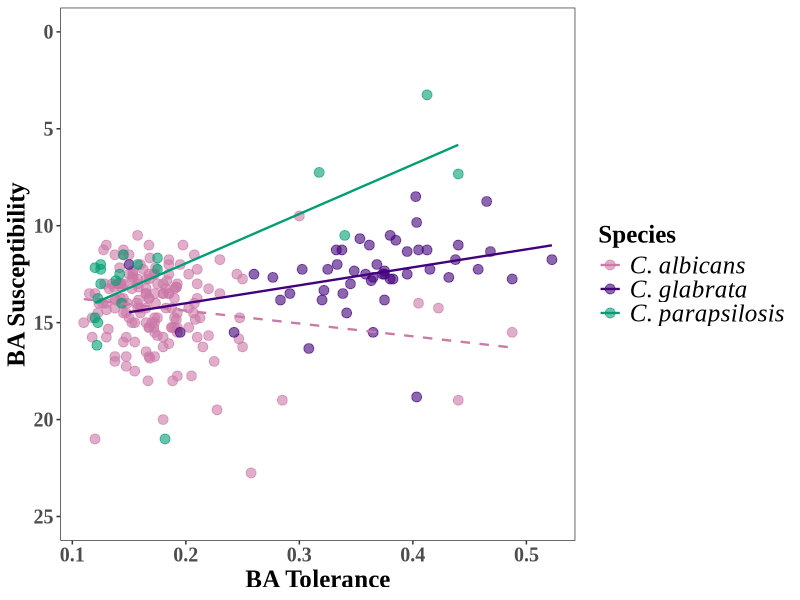
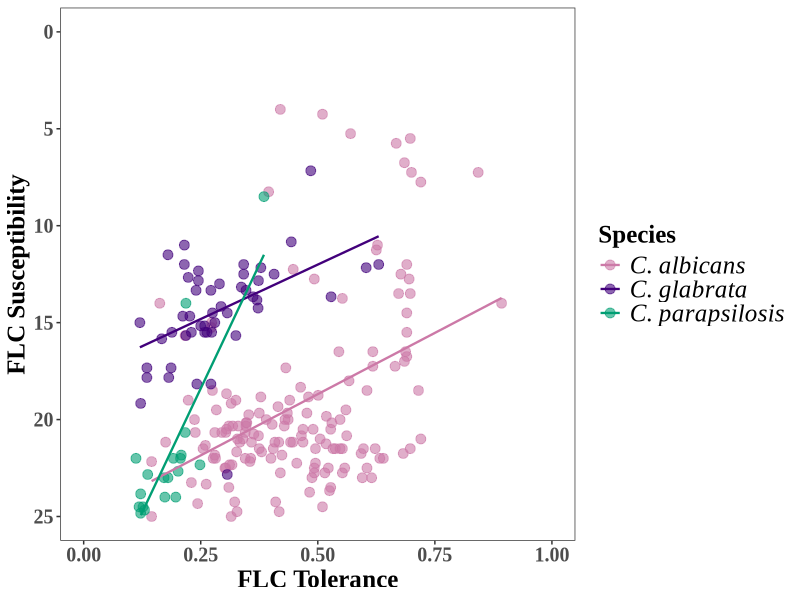
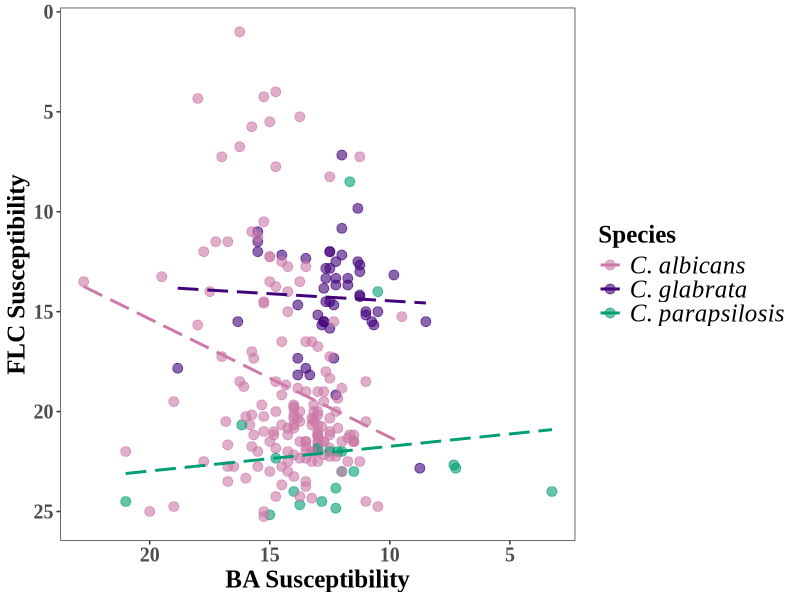
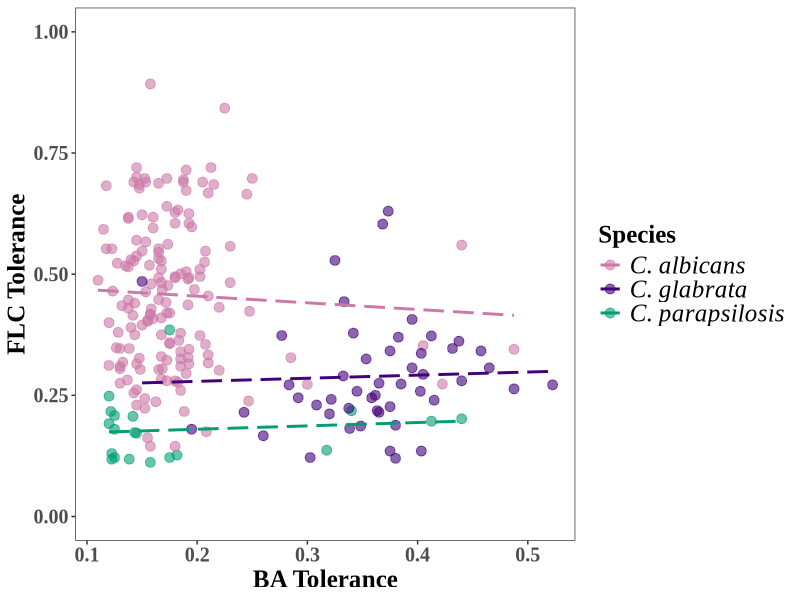
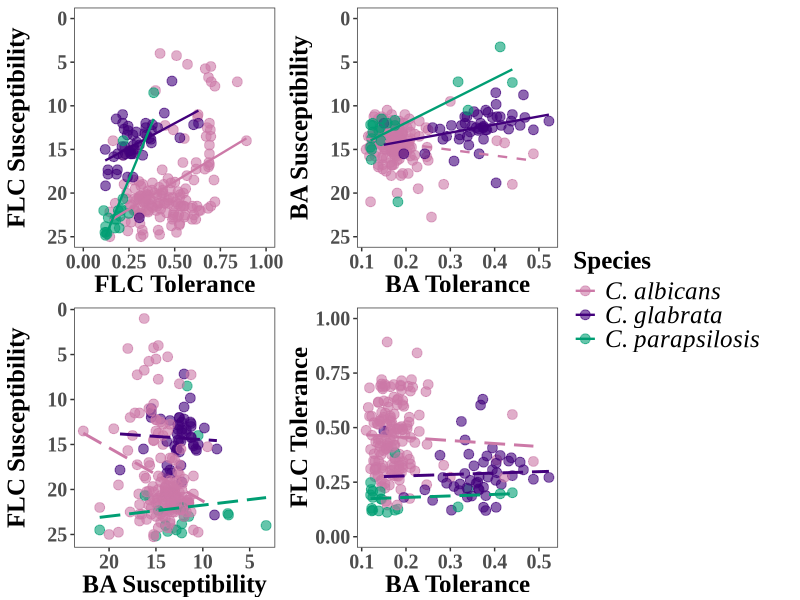
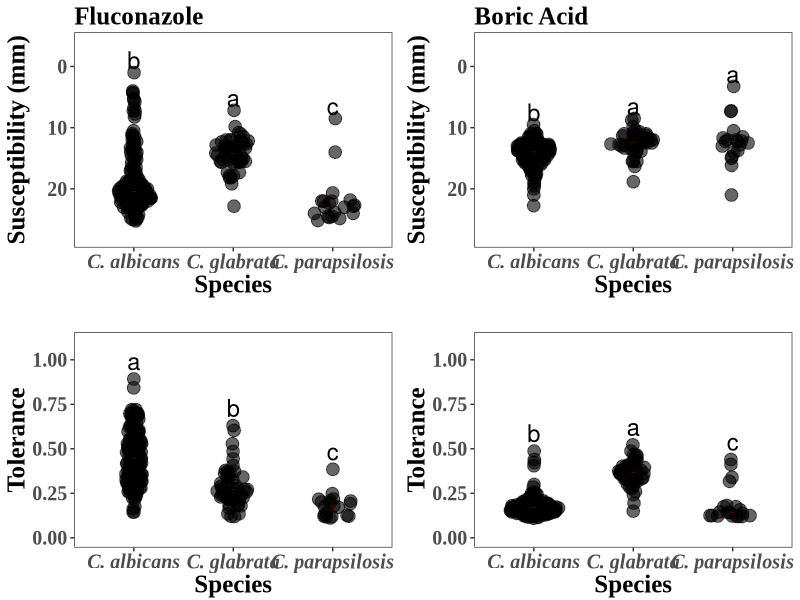
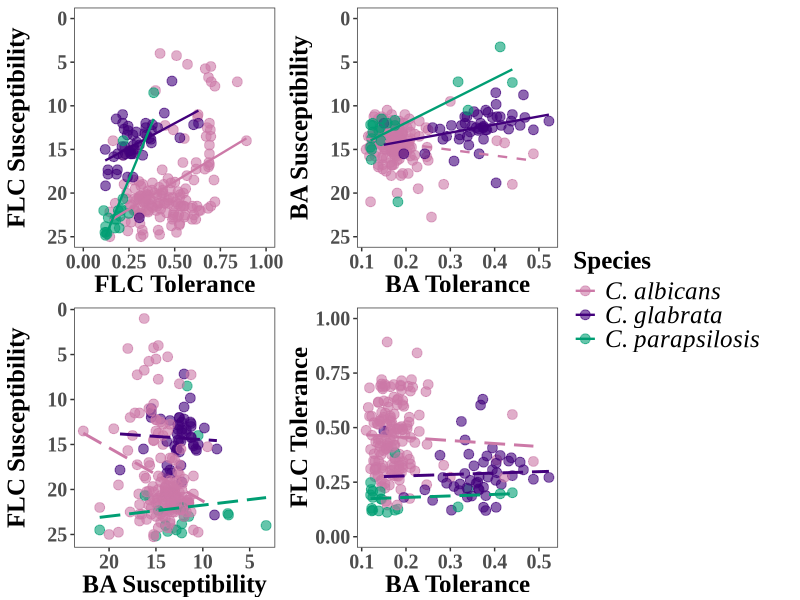

These charts were generated, in order, by the following R code:
library(here)
library(tidyverse)
library(cowplot)
library(ggforce)
library(gridExtra)
library(broom)
library(ggpubr)

# Load the data 
df <- read_csv(here("data_out", "DDA","210827_HSCAG.csv")) %>% filter(!Species == "C.tropicalis") 


######################################################################
# Determine whether the RAD20 is normally distributed 
shapiro.test(df[df$Species == "C.albicans" & df$Drug == "BA",]$RAD20)
# W = 0.94871, p-value = 1.037e-05
shapiro.test(df[df$Species == "C.albicans" & df$Drug == "FLC",]$RAD20)
# W = 0.83292, p-value = 1.863e-12
shapiro.test(df[df$Species == "C.glabrata" & df$Drug == "BA",]$RAD20)
# 0.92869, p-value = 0.004931
shapiro.test(df[df$Species == "C.glabrata" & df$Drug == "FLC",]$RAD20)
# W = 0.96418, p-value = 0.133
shapiro.test(df[df$Species == "C.parapsilosis" & df$Drug == "BA",]$RAD20)
# W = 0.91261, p-value = 0.0715
shapiro.test(df[df$Species == "C.parapsilosis" & df$Drug == "FLC",]$RAD20)
# W = 0.64966, p-value = 1.008e-05

# C. glb FLC, C. para BA,  and FLC RAD20 are not normally distributed 

# Determine whether the FoG20 is normally distributed 
shapiro.test(df[df$Species == "C.albicans" & df$Drug == "BA",]$FoG20)
# W = 0.71998, p-value = 2.26e-16
shapiro.test(df[df$Species == "C.albicans" & df$Drug == "FLC",]$FoG20)
# W = 0.97913, p-value = 0.01883
shapiro.test(df[df$Species == "C.glabrata" & df$Drug == "BA",]$FoG20)
# 0.97131, p-value = 0.2614
shapiro.test(df[df$Species == "C.glabrata" & df$Drug == "FLC",]$FoG20)
# W = 0.92042, p-value = 0.002739
shapiro.test(df[df$Species == "C.parapsilosis" & df$Drug == "BA",]$FoG20)
# W = 0.67906, p-value = 2.19e-05
shapiro.test(df[df$Species == "C.parapsilosis" & df$Drug == "FLC",]$FoG20)
# W = 0.82621, p-value = 0.002184


# C. glb BA and FLC FoG20 are not normally distributed 
######################################################################
# The Fligner-Killeen’s test is one of the many tests for homogeneity of variances which is most robust against departures from normality.

# Resistance variance homogeneity
fligner.test(RAD20 ~ Drug, data = df[df$Species == "C.albicans",]) 
# Fligner-Killeen:med chi-squared = 23.368, df = 1, p-value = 1.338e-06
fligner.test(RAD20 ~ Drug, data = df[df$Species == "C.glabrata",])
# Fligner-Killeen:med chi-squared = 7.7979, df = 1, p-value = 0.005231
fligner.test(RAD20 ~ Drug, data = df[df$Species == "C.parapsilosis",])
# Fligner-Killeen:med chi-squared =  0.022405, df = 1, p-value = 0.881


# Tolerance variance homogeneity
fligner.test(FoG20 ~ Drug, data = df[df$Species == "C.albicans",])
# Fligner-Killeen:med chi-squared = 116.59, df = 1, p-value < 2.2e-16
fligner.test(FoG20 ~ Drug, data = df[df$Species == "C.glabrata",])
# Fligner-Killeen:med chi-squared = 4.942, df = 1, p-value = 0.02621
fligner.test(FoG20 ~ Drug, data = df[df$Species == "C.parapsilosis",])
# Fligner-Killeen:med chi-squared = 0.88105, df = 1, p-value = 0.3479


# Intraspecific range of FLC susceptibility and tolerance was broader in FLC 
######################################################################

# Susceptibility

# BA
df_BA <- df %>% filter(Drug == "BA")
# FLC
df_FLC <- df %>% filter(Drug == "FLC")


kruskal.test(RAD20 ~ Species, data = df_FLC)
# Kruskal-Wallis chi-squared = 63.425, df = 2, p-value = 1.688e-14

pairwise.wilcox.test(df_FLC$RAD20, df_FLC$Species,
                     p.adjust.method = "BH")
#               C.albicans C.glabrata
#   C.glabrata     6.2e-11    -         
#   C.parapsilosis 1.5e-05    8.8e-08     


kruskal.test(RAD20 ~ Species, data = df_BA)
# Kruskal-Wallis chi-squared = 39.795, df = 2, p-value = 2.284e-09

pairwise.wilcox.test(df_BA$RAD20, df_BA$Species,
                     p.adjust.method = "BH")
#              C.albicans C.glabrata 
#   C.glabrata     1.5e-08    -         
#   C.parapsilosis 0.0015     0.9844              
  


kruskal.test(FoG20 ~ Species, data = df_FLC)
# Kruskal-Wallis chi-squared = 82.036, df = 2, p-value < 2.2e-16
pairwise.wilcox.test(df_FLC$FoG20, df_FLC$Species,
                     p.adjust.method = "BH")
#               C.albicans C.glabrata 
#   C.glabrata     2.1e-11    -         
#   C.parapsilosis 2.1e-11    1.3e-05   

kruskal.test(FoG20 ~ Species, data = df_BA)
# Kruskal-Wallis chi-squared = 97.895, df = 2, p-value < 2.2e-16
pairwise.wilcox.test(df_BA$FoG20, df_BA$Species,
                     p.adjust.method = "BH")
#                C.albicans C.glabrata 
#   C.glabrata     < 2e-16    -         
#   C.parapsilosis 0.038      8.1e-07   
# 







df_stat <- df %>% group_by(Species, Drug) %>% 
  summarise(RAD20Med = median(RAD20, na.rm = TRUE), 
            FoG20Med = median(FoG20, na.rm = TRUE),
            RAD50Med = median(RAD50, na.rm = TRUE), 
            FoG50Med = median(FoG50, na.rm = TRUE))

df_mean <- df %>% group_by(Species, Drug) %>% 
  summarise(RAD20Med = mean(RAD20, na.rm = TRUE), 
            FoG20Med = mean(FoG20, na.rm = TRUE))

RADFoG_MaxMin <- df %>% group_by(Species, Drug) %>% summarise(RAD_min = min(RAD20), FoG_min = min(FoG20, na.rm = TRUE), RAD_max = max(RAD20), FoG_max = max(FoG20, na.rm = TRUE))



df_stat_BA <- df_stat %>% filter(Drug == "BA")
df_stat_FLC <- df_stat %>% filter(Drug == "FLC")

#Plotting the full data
R_BA <- df %>% filter(Drug=="BA") %>% 
  ggplot() +
  geom_sina(mapping= aes(x=Species, y=RAD20), 
            maxwidth = 0.50, alpha = 0.6, size=4) + 

  geom_point( df_stat_BA, mapping = aes(x=Species, y= RAD20Med),
              color="red", pch="_", alpha=0.8, lwd = 20.5,
              position= position_dodge(width = 0.4)) +
  annotate(y = RADFoG_MaxMin[RADFoG_MaxMin$Drug == "BA",]$RAD_min - 2, 
           geom = "text", x= c(1, 2, 3), label = c("b","a","a"),
           color="black", size = 6) +
  scale_x_discrete(label = c("C. albicans", 
                             "C. glabrata", "C. parapsilosis",
                             "C. tropicalis")) +
  ylab("Susceptibility (mm)") + expand_limits(y = c(-4,28))+
  theme_bw()+ labs(subtitle = "Boric Acid")+
  scale_y_reverse()+
  scale_color_manual(values = c("#333333", "#660066"))+
  theme(legend.position="none",panel.grid.major = element_blank(),
        panel.grid.minor = element_blank(),
        text=element_text(family="Times New Roman", 
                          face="bold", size = 18), 
        axis.text.x = element_text(hjust = 0.5, face = "bold.italic")) 


#FLC Resistance graph
R_FLC <- df %>% filter(Drug=="FLC") %>% 
  ggplot() +
  geom_sina(mapping= aes(x = Species, y = RAD20), 
            maxwidth = 0.50,alpha = 0.6, size = 4) + 
  geom_point( df_stat_FLC, mapping = aes(x = Species, y = RAD20Med), 
              color = "red", 
              pch="_", alpha=0.8, lwd = 20.5,
              position= position_dodge(width = 0.4)) +
  annotate(y = RADFoG_MaxMin[RADFoG_MaxMin$Drug == "FLC",]$RAD_min - 2, 
           geom = "text", x= c(1, 2, 3), label = c("b","a","c"),
           color ="black", size = 6) +
  scale_x_discrete(label = c("C. albicans", "C. glabrata", "C. parapsilosis", "C. tropicalis")) +
  ylab("Susceptibility (mm)") + expand_limits(y = c(-4,28))+
  theme_bw()+ labs(subtitle = "Fluconazole")+
  scale_y_reverse()+
  scale_color_manual(values = c("#333333", "#660066"))+
  theme(legend.position="none",panel.grid.major = element_blank(), 
        panel.grid.minor = element_blank(),
        text=element_text(family ="Times New Roman", 
                          face ="bold", size = 18), 
        axis.text.x = element_text(hjust = 0.5, face = "bold.italic"))

#BA Tolerance graph 
T_BA <- df %>% filter(Drug=="BA") %>% 
  ggplot() +
  geom_sina(mapping= aes(x=Species, y=FoG20), 
            maxwidth = 0.50,alpha = 0.6, size=4) + 
  annotate(y = RADFoG_MaxMin[RADFoG_MaxMin$Drug == "BA",]$FoG_max + 0.1, 
           geom = "text", x= c(1, 2, 3), label = c("b","a","c"),
           color ="black", size = 6) +
  geom_point( df_stat_BA, mapping = aes(x=Species, y= FoG20Med),
              color = "red", 
              pch="_", alpha=0.8, lwd = 20.5,
              position= position_dodge(width = 0.5))+
  scale_x_discrete(label = c("C. albicans", "C. glabrata", "C. parapsilosis", "C. tropicalis")) +
  scale_y_continuous(breaks = seq(0,1, 0.25)) +
  ylab("Tolerance") + 
  expand_limits( y = c(0,1.1))+
  theme_bw() + 
  theme(legend.position="none",panel.grid.major = element_blank(), 
        panel.grid.minor = element_blank(),
        text=element_text(family="Times New Roman", 
                          face="bold", size = 18),
        axis.text.x = element_text(hjust = 0.5, face = "bold.italic"))

#FLC Tolerance graph 
T_FLC <- df %>% filter(Drug=="FLC") %>% 
  ggplot() +
  geom_sina(mapping= aes(x=Species, y=FoG20), 
            maxwidth = 0.50,alpha = 0.6, size=4) + 
  annotate(y = RADFoG_MaxMin[RADFoG_MaxMin$Drug == "FLC",]$FoG_max + 0.1, 
           geom = "text", x= c(1, 2, 3), label = c("a","b","c"),
           color ="black", size = 6) +
  geom_point(df_stat_FLC, mapping = aes(x=Species, y= FoG20Med),
             color = "red", 
             pch="_", alpha=0.8, lwd = 20.5,
             position= position_dodge(width = 0.5))+
  scale_x_discrete(label = c("C. albicans", "C. glabrata", "C. parapsilosis", "C. tropicalis"))+
  scale_y_continuous(breaks = seq(0,1, 0.25)) +
  ylab("Tolerance") + 
  expand_limits( y = c(0,1.1))+
  theme_bw() + 
  theme(legend.position="none", panel.grid.major = element_blank(), 
        panel.grid.minor = element_blank(),
        text=element_text(family="Times New Roman", 
                          face="bold", size = 18),
        axis.text.x = element_text(hjust = 0.5, face = "bold.italic"))



p_all <- ggarrange(R_FLC,
          R_BA,
          T_FLC,
          T_BA, 
          align = "hv")


ggsave(plot = p_all, here("figures_out", "DDA",
                                "211026_HSCAG.jpg"), 
                          width = 12, 
                          height = 9)
# Susceptibility and Tolerance correlation

r_pvalue <- function (x, y) {
cor_func <- tidy(cor.test(x, y, method = "spearman", na.rm = TRUE))
paste(cor_func$p.value)}

SpearmanCor <- function (x, y) {
  cor <- tidy(cor.test(x, y, method = "spearman", na.rm = TRUE))}

# cor.test(df[df$Species == "C.albicans" & df$Drug == "BA",]$RAD20, 
#          df[df$Species == "C.albicans" & df$Drug == "BA",]$FoG20, 
#          method = "spearman", na.rm = TRUE)
# 
# cor.test(df[df$Species == "C.albicans" & df$Drug == "FLC",]$RAD20, 
#          df[df$Species == "C.albicans" & df$Drug == "FLC",]$FoG20, 
#          method = "spearman", na.rm = TRUE)

df %>% group_by(Species, Drug) %>% 
  summarise(cor = SpearmanCor(RAD20, FoG20)) 

FLCBA_Cor <- df %>% filter(Drug == "BA") %>% rename("BA_RAD20" = "RAD20", "BA_FoG20" = "FoG20", "BA_RAD50" = "RAD50", "BA_FoG50" = "FoG50") %>% 
  select(!c(Drug)) %>% 
  merge(df %>% filter(Drug == "FLC"), by = c("Strain", "Species")) %>% 
  rename("FLC_RAD50" = "RAD50", "FLC_FoG50" = "FoG50", 
         "FLC_RAD20" = "RAD20", "FLC_FoG20" = "FoG20") %>% 
  select(!c(Drug)) %>% na.omit()
  
FLCBA_Cor %>% group_by(Species) %>% 
  summarise(cor = SpearmanCor(FLC_RAD20, FLC_FoG20)) 

FLCBA_Cor %>% group_by(Species) %>% 
  summarise(cor = SpearmanCor(BA_RAD20, BA_FoG20)) 

FLCBA_Cor %>% group_by(Species) %>% 
  summarise(cor = SpearmanCor(BA_RAD20, FLC_RAD20)) 
FLCBA_Cor %>% group_by(Species) %>% 
  summarise(cor = SpearmanCor(BA_FoG20, FLC_FoG20)) 

Correlation <- df %>% group_by(Species, Drug) %>% 
  na.omit() %>% 
  summarise(rho = cor(RAD20, FoG20, method = "spearman"),
            p_value = r_pvalue(RAD20, FoG20))

Correlation$p_value <- as.numeric(Correlation$p_value)

 BART <- df %>% merge(Correlation, by = c("Species", "Drug")) %>% 
  filter(Drug == "BA") %>% 
  ggplot(aes(x = FoG20, y = RAD20, color = Species)) +
  geom_point(size = 3, alpha = 0.6) + 
  geom_smooth(aes(linetype = p_value < 0.05 , group = Species ),
              method = "lm", se = FALSE, 
              size = 0.8) +
   scale_y_reverse(limits = c(25, 0)) +
  xlab("BA Tolerance") +
  ylab("BA Susceptibility") +
  theme_bw() +
  theme(legend.position = "right",
        strip.background = element_rect(fill = "white",
                                        color = "black",
                                        size = 1),
        strip.text = element_text(colour = "black"),
        panel.grid.major = element_blank(), 
        panel.grid.minor = element_blank(),
        text = element_text(family = "Times New Roman", 
                            face = "bold",
                            size = 18),
        axis.text.x = element_text(hjust = 0.5),
        legend.text = element_text(family = "Times New Roman", 
                                     face = "italic",
                                     size = 18)) +
  scale_linetype_manual(values = c('dashed', 'solid'),guide = "none") +
  scale_color_manual(values = c("#CC79A7", "#42007B", "#009E73", "#DD5500"), 
                     label = c("C. albicans", "C. glabrata", "C. parapsilosis",
                               "C. tropicalis"))

 BART
 
 FLCRT <- df %>% 
   merge(Correlation, by = c("Species", "Drug")) %>% 
   filter(Drug == "FLC") %>% 
   ggplot(aes(x = FoG20, y = RAD20, color = Species)) +
   geom_point(size = 3, alpha = 0.6) + 
   geom_smooth(aes(linetype = p_value < 0.05, group = Species ),
               method = "lm", se = FALSE, 
               size = 0.8) +
   scale_y_reverse(limits = c(25, 0)) +
   xlim(0, 1) +
   xlab("FLC Tolerance") +
   ylab("FLC Susceptibility") +
   theme_bw() +
   theme(legend.position = "right",
         strip.background = element_rect(fill = "white",
                                         color = "black",
                                         size = 1),
         strip.text = element_text(colour = "black"),
         panel.grid.major = element_blank(), 
         panel.grid.minor = element_blank(),
         text = element_text(family = "Times New Roman", 
                             face = "bold",
                             size = 18),
         axis.text.x = element_text(hjust = 0.5),
         legend.text = element_text(family = "Times New Roman", 
                                    face = "italic",
                                    size = 18)) +
   scale_linetype_manual(values = c('solid'),guide = "none") +
   scale_color_manual(values = c("#CC79A7", "#42007B", "#009E73", "#DD5500"), label = c("C. albicans", "C. glabrata", "C. parapsilosis",
                                "C. tropicalis"))
 
 
 FLCRT




FLCBARADCor <- df %>% filter(Drug == "BA") %>% rename("BA_RAD20" = "RAD20", "BA_FoG20" = "FoG20") %>% 
  select(!c(Drug)) %>% 
  merge(df %>% filter(Drug == "FLC"), by = c("Strain", "Species")) %>% 
  rename("FLC_RAD20" = "RAD20", "FLC_FoG20" = "FoG20") %>% 
  select(!c(Drug)) %>% 
  ggplot(aes(x = BA_RAD20, y = FLC_RAD20, color = Species)) +
  geom_point(size = 3, alpha = 0.6) + 
  geom_smooth(method = "lm", linetype = "longdash", se = FALSE)+
  xlab("BA Susceptibility") +
  ylab("FLC Susceptibility") +
  scale_x_reverse() +
  scale_y_reverse() +
  theme_bw() +
  guides(linetype = FALSE) +
  theme(legend.position = "right",
        panel.grid.major = element_blank(), 
        panel.grid.minor = element_blank(),
        text = element_text(family = "Times New Roman", 
                            face = "bold", size = 18),
        axis.text.x = element_text(hjust = 0.5),
        legend.text = element_text(family = "Times New Roman", 
                                   face = "italic",
                                   size = 18)) +
  scale_color_manual(values = c("#CC79A7", "#42007B", "#009E73", "#DD5500"), 
                     label = c("C. albicans", "C. glabrata", "C. parapsilosis",
                               "C. tropicalis"))

FLCBARADCor

FLCBAFoGCor <- df %>% filter(Drug == "BA") %>% rename("BA_RAD20" = "RAD20", "BA_FoG20" = "FoG20") %>% 
  select(!c(Drug)) %>% 
  merge(df %>% filter(Drug == "FLC"), by = c("Strain", "Species")) %>% 
  rename("FLC_RAD20" = "RAD20", "FLC_FoG20" = "FoG20") %>% 
  select(!c(Drug)) %>% 
  ggplot(aes(x = BA_FoG20, y = FLC_FoG20, color = Species)) +
  geom_point(size = 3, alpha = 0.6) + 
  geom_smooth(method = "lm", linetype = "longdash", se = FALSE)+
  ylim(0,1) +
  xlab("BA Tolerance") +
  ylab("FLC Tolerance") +
  theme_bw() +
  guides(linetype = FALSE) +
  theme(legend.position = "right",
        panel.grid.major = element_blank(), 
        panel.grid.minor = element_blank(),
        text = element_text(family = "Times New Roman", 
                            face = "bold", size = 18),
        axis.text.x = element_text(hjust = 0.5),
        legend.text = element_text(family = "Times New Roman", 
                                   face = "italic",
                                   size = 18)) +
  scale_color_manual(values = c("#CC79A7", "#42007B", "#009E73", "#DD5500"), 
                     label = c("C. albicans", "C. glabrata", "C. parapsilosis",
                               "C. tropicalis"))

FLCBAFoGCor
FLCBACor <- ggarrange(FLCRT, BART, FLCBARADCor, FLCBAFoGCor,  common.legend = TRUE,
                      legend = "right", align = "hv" )

FLCBACor

ggsave(plot = FLCBACor, here("figures_out", "DDA",
                          "210831_FLCBACor.jpg"), 
       width = 12,
       height = 8)


#Species impact drug susceptibility significantly 
df_BA <- df %>% filter(Drug == "BA")%>% na.omit()
df_FLC <- df %>% filter(Drug == "FLC") %>% na.omit()




tidy(aov(RAD50~Species, data = df_BA))
tidy(aov(FoG50~Species, data = df_BA))

tidy(aov(RAD50~Species, data = df_FLC))
tidy(aov(FoG50~Species, data = df_FLC))


TukeyHSD(aov(RAD50~Species, data = df_BA))
TukeyHSD(aov(FoG50~Species, data = df_BA))

TukeyHSD(aov(RAD50~Species, data = df_FLC))
TukeyHSD(aov(FoG50~Species, data = df_FLC))
